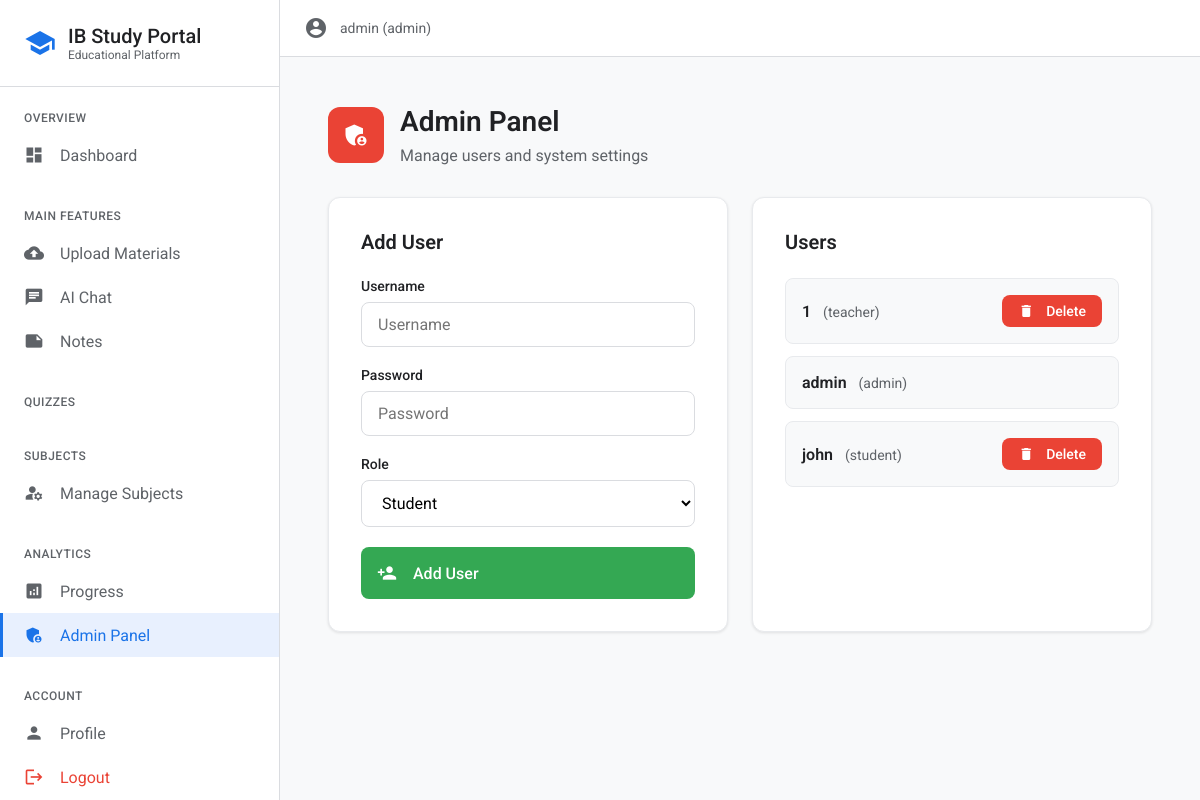
The page /admin (signed in) on the database its author committed.
### tables this page shows
CREATE TABLE users (id INTEGER PRIMARY KEY AUTOINCREMENT,username TEXT UNIQUE NOT NULL,password_hash TEXT NOT NULL,role TEXT NOT NULL DEFAULT 'student');

### auth.py (the view)
	def wrapper(*args,**kwargs):
		if 'user_id' not in session:
			flash('Login required','error')
			return redirect(url_for('login'))
		if session.get('role')!='admin':
			flash('Only admin can access this','error')
			return redirect(url_for('login'))
		return f(*args,**kwargs)

### app.py (called while the page is built, shortened)
@app.route('/admin',methods=['GET','POST'])
@admin_required
def admin():
	users,subjects=get_all_users(),get_subjects()
	return render_template('admin.html',users=users,all_subjects=subjects)

### auth.py (called while the page is built)
def admin_required(f):
	def wrapper(*args,**kwargs):
		if 'user_id' not in session:
			flash('Login required','error')
			return redirect(url_for('login'))
		if session.get('role')!='admin':
			flash('Only admin can access this','error')
			return redirect(url_for('login'))
		return f(*args,**kwargs)
	wrapper.__name__=f.__name__
	return wrapper

### db.py (called while the page is built)
def get_db_connection():return sqlite3.connect(DATABASE)

def get_all_users():
	conn=get_db_connection()
	cursor=conn.cursor()
	cursor.execute('SELECT id, username, role FROM users ORDER BY username')
	users=[{'id':row[0],'username':row[1],'role':row[2]} for row in cursor.fetchall()]
	conn.close()
	return users

def get_subjects():
	conn=get_db_connection()
	cursor=conn.cursor()
	cursor.execute('SELECT * FROM subjects ORDER BY name')
	subjects=[{'id':row[0],'name':row[1]} for row in cursor.fetchall()]
	conn.close()
	return subjects

### templates/admin.html (shortened to what this page needs)
{% extends "base.html" %}
{% block content %}
<div style="max-width: 1000px; margin: 0 auto; padding: 24px;">
    <div style="display: flex; align-items: center; gap: 16px; margin-bottom: 32px;">
        <div style="width: 56px; height: 56px; background: #ea4335; border-radius: 12px; display: flex; align-items: center; justify-content: center;">
            <span class="material-icons" style="font-size: 28px; color: white;">admin_panel_settings</span>
        </div>
        <div>
            <h1 style="margin: 0 0 8px 0; font-size: 28px; font-weight: 600; color: #202124;">Admin Panel</h1>
            <p style="margin: 0; color: #5f6368; font-size: 16px;">Manage users and system settings</p>
        </div>
    </div>
    <div style="display: grid; grid-template-columns: repeat(auto-fit, minmax(400px, 1fr)); gap: 24px;">
        <div style="background: white; padding: 32px; border-radius: 12px; border: 1px solid #e8eaed; box-shadow: 0 1px 3px rgba(0,0,0,0.1);">
            <h2 style="margin: 0 0 24px 0; font-size: 20px; font-weight: 600; color: #202124;">Add User</h2>
            <form method="POST" action="{{ url_for('admin') }}" style="display: flex; flex-direction: column; gap: 20px;">
                <div>
                    <label style="display: block; font-weight: 500; margin-bottom: 8px; color: #202124; font-size: 14px;">Username</label>
                    <input type="text" name="username" required placeholder="Username" class="google-input">
                </div>
                <div>
                    <label style="display: block; font-weight: 500; margin-bottom: 8px; color: #202124; font-size: 14px;">Password</label>
                    <input type="password" name="password" required placeholder="Password" class="google-input">
                </div>
                <div>
                    <label style="display: block; font-weight: 500; margin-bottom: 8px; color: #202124; font-size: 14px;">Role</label>
                    <select name="role" id="roleSelect" class="google-input">
                        <option value="student">Student</option>
                    </select>
                </div>
                <button type="submit" class="google-button" style="width: 100%; padding: 16px; font-size: 16px; background: #34a853;">
                    <span class="material-icons" style="font-size: 20px; margin-right: 8px;">person_add</span>
                    Add User
                </button>
            </form>
        </div>
        <div style="background: white; padding: 32px; border-radius: 12px; border: 1px solid #e8eaed; box-shadow: 0 1px 3px rgba(0,0,0,0.1);">
            <h2 style="margin: 0 0 24px 0; font-size: 20px; font-weight: 600; color: #202124;">Users</h2>
            <div style="display: flex; flex-direction: column; gap: 12px; max-height: 400px; overflow-y: auto;">
                {% for user in users %}
                    <div style="background: #f8f9fa; border: 1px solid #e8eaed; border-radius: 8px; padding: 16px; display: flex; justify-content: space-between; align-items: center;">
                        <div>
                            <span style="color: #202124; font-weight: 600; font-size: 16px;">{{ user.username }}</span>
                            <span style="color: #5f6368; font-size: 14px; margin-left: 8px;">({{ user.role }})</span>
                        </div>
                        {% if user.id != session.user_id %}
                            <a href="{{ url_for('delete_user_route', user_id=user.id) }}"
                               class="google-button" style="background: #ea4335; padding: 8px 16px; font-size: 14px; text-decoration: none;"
                               onclick="return confirm('Delete user {{ user.username }}?')">
                                <span class="material-icons" style="font-size: 16px; margin-right: 4px;">delete</span>
                                Delete
                            </a>
                        {% endif %}
                    </div>
                {% endfor %}
            </div>
        </div>
    </div>
</div>
{% endblock %}

### templates/base.html (style rules this page uses)
* { font-family: 'Roboto', sans-serif; box-sizing: border-box; }
body { margin: 0; padding: 0; background: #f8f9fa; color: #202124; overflow-x: hidden; }
.material-icons { font-family: 'Material Icons'; font-weight: normal; font-style: normal; font-size: 24px; line-height: 1; letter-spacing: normal; text-transform: none; display: inline-block; white-space: nowrap; word-wrap: normal; direction: ltr; }
.google-button { background: #1a73e8; color: white; border: none; border-radius: 8px; padding: 12px 20px; font-size: 14px; font-weight: 500; cursor: pointer; transition: all 0.2s ease; display: inline-flex; align-items: center; gap: 8px; text-decoration: none; }
.google-input { border: 1px solid #dadce0; border-radius: 8px; padding: 12px 16px; font-size: 16px; width: 100%; transition: all 0.2s ease; background: #ffffff; }
.ripple { position: relative; overflow: hidden; }
.ripple::before { content: ''; position: absolute; top: 50%; left: 50%; width: 0; height: 0; border-radius: 50%; background: rgba(255,255,255,0.3); transform: translate(-50%, -50%); transition: width 0.6s, height 0.6s; }

### rows shown on the page
users: username "1", role "teacher"
users: username "admin", role "admin"
users: username "john", role "student"

### other values the page prints
{{ session.username }} "admin"
{{ session.role }} "admin"
